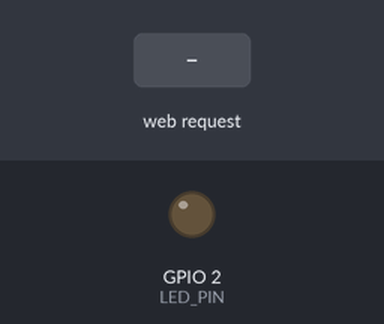
Recording of a sketch running on a simulated ESP32. On the bench: output pins drawn as LEDs (lit = HIGH). The test bench sets the inputs (shaded band). What the sketch prints to the serial monitor is not drawn.

Above: at 1.2 s.
1.3 s: HTTP request GET /on received
At 2.5 s:
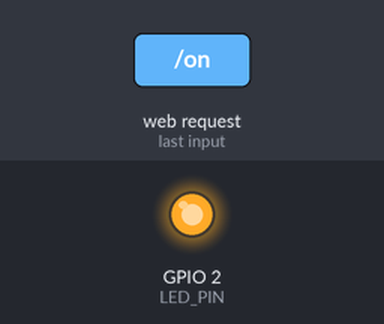
2.8 s: HTTP request GET /off received
At 3.7 s:
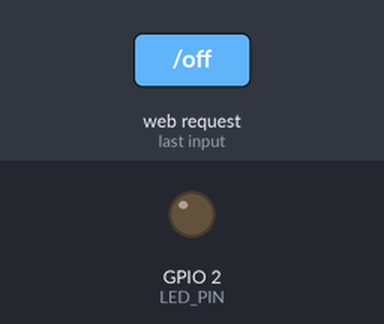
Timing chart, 0 to 5.8 s (numbered marks = the images above; inputs shaded):
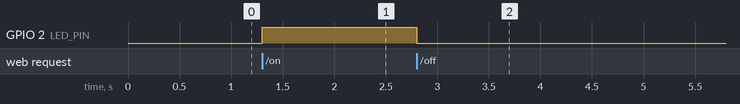

The sketch:

tuodongtiaogaibianddenghuangliangdu.ino
```cpp
#include <WiFi.h>
#include <WebServer.h>

// ====================== 配置区 ======================
// ESP32 自己发出的热点名称和密码（手机要连这个WiFi）
const char* AP_SSID = "ESP32_044";
const char* AP_PASSWORD = "12345678";

// LED引脚（板载LED默认是GPIO2）
const int LED_PIN = 2;
// ===================================================

WebServer server(80);

// 生成控制网页
String makePage() {
    // 获取当前LED状态
    String state = digitalRead(LED_PIN) ? "ON" : "OFF";

    String html = R"HTML(
<!DOCTYPE html>
<html lang="zh-CN">
<head>
    <meta charset="UTF-8">
    <meta name="viewport" content="width=device-width, initial-scale=1.0">
    <title>ESP32 单灯控制</title>
    <style>
        body {
            font-family: Arial;
            text-align: center;
            margin-top: 50px;
        }
        button {
            padding: 10px 20px;
            font-size: 18px;
            margin: 10px;
            cursor: pointer;
        }
    </style>
</head>
<body>
    <h1>ESP32 LED 控制</h1>
    <p>当前LED状态：<b>)HTML" + state + R"HTML(</b></p >

    <a href=" "><button>点亮LED</button></a >
    <a href="/off"><button>熄灭LED</button></a >
</body>
</html>
)HTML";
    return html;
}

// 根页面处理
void handleRoot() {
    server.send(200, "text/html; charset=UTF-8", makePage());
}

// 点亮LED
void handleOn() {
    digitalWrite(LED_PIN, HIGH);
    server.sendHeader("Location", "/");
    server.send(303); // 跳转回主页
}

// 熄灭LED
void handleOff() {
    digitalWrite(LED_PIN, LOW);
    server.sendHeader("Location", "/");
    server.send(303); // 跳转回主页
}

void setup() {
    Serial.begin(115200);
    pinMode(LED_PIN, OUTPUT);
    digitalWrite(LED_PIN, LOW); // 初始熄灭LED

    // 1. 启动ESP32热点（AP模式）
    WiFi.mode(WIFI_AP);
    WiFi.softAP(AP_SSID, AP_PASSWORD);
    IPAddress apIP = WiFi.softAPIP();
    Serial.println("ESP32热点启动成功！");
    Serial.print("热点名称："); Serial.println(AP_SSID);
    Serial.print("访问地址：http://"); Serial.println(apIP);

    // 2. 注册网页路由
    server.on("/", handleRoot);
    server.on("/on", handleOn);
    server.on("/off", handleOff);
    server.begin();
}

void loop() {
    server.handleClient(); // 处理网页请求
}
```

Measured:
- after the input at 1.3 s, GPIO 2 (LED_PIN): LOW → HIGH at once
- after the input at 2.8 s, GPIO 2 (LED_PIN): HIGH → LOW at once
